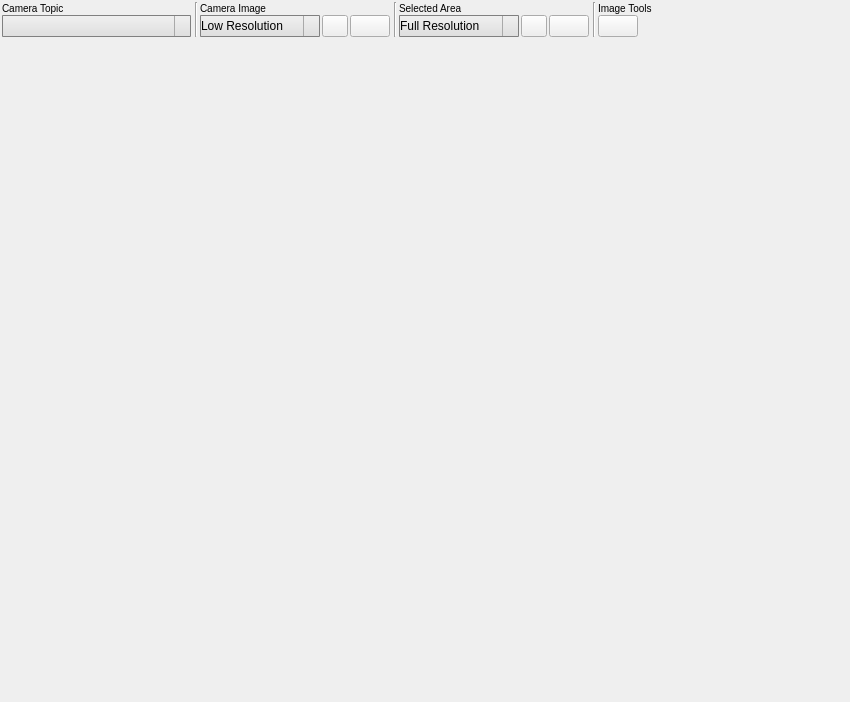
<?xml version="1.0" encoding="UTF-8"?>
<ui version="4.0">
 <class>CameraViewWidget</class>
 <widget class="QWidget" name="CameraViewWidget">
  <property name="geometry">
   <rect>
    <x>0</x>
    <y>0</y>
    <width>850</width>
    <height>702</height>
   </rect>
  </property>
  <property name="minimumSize">
   <size>
    <width>250</width>
    <height>0</height>
   </size>
  </property>
  <property name="maximumSize">
   <size>
    <width>16777215</width>
    <height>16777215</height>
   </size>
  </property>
  <property name="windowTitle">
   <string>CameraViewWidget</string>
  </property>
  <layout class="QVBoxLayout" name="verticalLayout_3">
   <property name="spacing">
    <number>0</number>
   </property>
   <property name="sizeConstraint">
    <enum>QLayout::SetMinAndMaxSize</enum>
   </property>
   <property name="margin">
    <number>0</number>
   </property>
   <item>
    <widget class="QWidget" name="widget_4" native="true">
     <property name="sizePolicy">
      <sizepolicy hsizetype="Expanding" vsizetype="Fixed">
       <horstretch>0</horstretch>
       <verstretch>0</verstretch>
      </sizepolicy>
     </property>
     <property name="maximumSize">
      <size>
       <width>16777215</width>
       <height>45</height>
      </size>
     </property>
     <layout class="QHBoxLayout" name="horizontalLayout_3">
      <property name="spacing">
       <number>2</number>
      </property>
      <property name="margin">
       <number>2</number>
      </property>
      <item>
       <widget class="QWidget" name="widget" native="true">
        <property name="sizePolicy">
         <sizepolicy hsizetype="Expanding" vsizetype="Expanding">
          <horstretch>0</horstretch>
          <verstretch>0</verstretch>
         </sizepolicy>
        </property>
        <layout class="QVBoxLayout" name="verticalLayout">
         <property name="spacing">
          <number>0</number>
         </property>
         <property name="leftMargin">
          <number>0</number>
         </property>
         <property name="topMargin">
          <number>0</number>
         </property>
         <property name="rightMargin">
          <number>2</number>
         </property>
         <property name="bottomMargin">
          <number>0</number>
         </property>
         <item>
          <widget class="QLabel" name="label">
           <property name="styleSheet">
            <string notr="true">
     font: bold &quot;Ubuntu&quot;;
     font-size: 10px;</string>
           </property>
           <property name="text">
            <string>Camera Topic</string>
           </property>
          </widget>
         </item>
         <item>
          <widget class="QWidget" name="widget_7" native="true">
           <layout class="QHBoxLayout" name="horizontalLayout_5">
            <property name="spacing">
             <number>0</number>
            </property>
            <property name="margin">
             <number>0</number>
            </property>
            <item>
             <widget class="QComboBox" name="camera">
              <property name="enabled">
               <bool>true</bool>
              </property>
              <property name="sizePolicy">
               <sizepolicy hsizetype="Expanding" vsizetype="Expanding">
                <horstretch>0</horstretch>
                <verstretch>0</verstretch>
               </sizepolicy>
              </property>
              <property name="minimumSize">
               <size>
                <width>100</width>
                <height>0</height>
               </size>
              </property>
              <property name="maximumSize">
               <size>
                <width>16777215</width>
                <height>26</height>
               </size>
              </property>
              <property name="font">
               <font>
                <pointsize>-1</pointsize>
                <weight>50</weight>
                <italic>false</italic>
                <bold>false</bold>
               </font>
              </property>
              <property name="focusPolicy">
               <enum>Qt::TabFocus</enum>
              </property>
              <property name="toolTip">
               <string>&lt;html&gt;&lt;head/&gt;&lt;body&gt;&lt;p&gt;Change the camera topic.&lt;/p&gt;&lt;/body&gt;&lt;/html&gt;</string>
              </property>
              <property name="styleSheet">
               <string notr="true"> QComboBox {
     border: 1px solid gray;
     border-radius: 1px;
     padding: 1px 18px 1px 0px;
     font: &quot;Ubuntu&quot;;
     font-size: 12px;
 }

 QComboBox:editable {
     background: white;
 }

 QComboBox:!editable, QComboBox::drop-down:editable {
      background: qlineargradient(spread:pad, x1:0, y1:0, x2:0, y2:1, stop:0 rgba(240, 240, 240, 255), stop:1 rgba(222, 222, 222, 255));
 }

 /* QComboBox gets the &quot;on&quot; state when the popup is open */
 QComboBox:!editable:on, QComboBox::drop-down:editable:on {
     background: qlineargradient(x1: 0, y1: 0, x2: 0, y2: 1,
                                 stop: 0 #D3D3D3, stop: 0.4 #D8D8D8,
                                 stop: 0.5 #DDDDDD, stop: 1.0 #E1E1E1);
 }

 QComboBox:on { /* shift the text when the popup opens */
     padding-top: 3px;
     padding-left: 4px;
 }

 QComboBox::drop-down {
     subcontrol-origin: padding;
     subcontrol-position: top right;
     width: 15px;

     border-left-width: 1px;
     border-left-color: darkgray;
     border-left-style: solid; /* just a single line */
     border-top-right-radius: 3px; /* same radius as the QComboBox */
     border-bottom-right-radius: 3px;
     background: qlineargradient(x1: 0, y1: 0, x2: 0, y2: 1,
                                  stop: 0 #E1E1E1, stop: 0.4 #DDDDDD,
                                  stop: 0.5 #D8D8D8, stop: 1.0 #D3D3D3);
 }

 QComboBox::down-arrow:on { /* shift the arrow when popup is open */
     top: 1px;
     left: 1px;
 }

 QComboBox QAbstractItemView {
     border: 2px solid darkgray;
     selection-background-color: lightgray;
 }</string>
              </property>
              <property name="insertPolicy">
               <enum>QComboBox::InsertAtTop</enum>
              </property>
             </widget>
            </item>
           </layout>
          </widget>
         </item>
        </layout>
       </widget>
      </item>
      <item>
       <widget class="Line" name="line">
        <property name="orientation">
         <enum>Qt::Vertical</enum>
        </property>
       </widget>
      </item>
      <item>
       <widget class="QWidget" name="widget_3" native="true">
        <property name="sizePolicy">
         <sizepolicy hsizetype="Expanding" vsizetype="Expanding">
          <horstretch>0</horstretch>
          <verstretch>0</verstretch>
         </sizepolicy>
        </property>
        <layout class="QVBoxLayout" name="verticalLayout_2">
         <property name="spacing">
          <number>0</number>
         </property>
         <property name="leftMargin">
          <number>0</number>
         </property>
         <property name="topMargin">
          <number>0</number>
         </property>
         <property name="rightMargin">
          <number>2</number>
         </property>
         <property name="bottomMargin">
          <number>0</number>
         </property>
         <item>
          <widget class="QLabel" name="label_2">
           <property name="styleSheet">
            <string notr="true">
     font: bold &quot;Ubuntu&quot;;
     font-size: 10px;</string>
           </property>
           <property name="text">
            <string>Camera Image</string>
           </property>
          </widget>
         </item>
         <item>
          <widget class="QWidget" name="widget_2" native="true">
           <layout class="QHBoxLayout" name="horizontalLayout">
            <property name="spacing">
             <number>2</number>
            </property>
            <property name="margin">
             <number>0</number>
            </property>
            <item>
             <widget class="QComboBox" name="feed_resolution">
              <property name="sizePolicy">
               <sizepolicy hsizetype="Expanding" vsizetype="Expanding">
                <horstretch>0</horstretch>
                <verstretch>0</verstretch>
               </sizepolicy>
              </property>
              <property name="maximumSize">
               <size>
                <width>120</width>
                <height>26</height>
               </size>
              </property>
              <property name="font">
               <font>
                <pointsize>-1</pointsize>
                <weight>50</weight>
                <italic>false</italic>
                <bold>false</bold>
               </font>
              </property>
              <property name="toolTip">
               <string>&lt;html&gt;&lt;head/&gt;&lt;body&gt;&lt;p&gt;Change the image resolution.&lt;/p&gt;&lt;/body&gt;&lt;/html&gt;</string>
              </property>
              <property name="styleSheet">
               <string notr="true"> QComboBox {
     border: 1px solid gray;
     border-radius: 1px;
     padding: 1px 18px 1px 0px;
     font: &quot;Ubuntu&quot;;
     font-size: 12px;
 }

 QComboBox:editable {
     background: white;
 }

 QComboBox:!editable, QComboBox::drop-down:editable {
      background: qlineargradient(spread:pad, x1:0, y1:0, x2:0, y2:1, stop:0 rgba(240, 240, 240, 255), stop:1 rgba(222, 222, 222, 255));
 }

 /* QComboBox gets the &quot;on&quot; state when the popup is open */
 QComboBox:!editable:on, QComboBox::drop-down:editable:on {
     background: qlineargradient(x1: 0, y1: 0, x2: 0, y2: 1,
                                 stop: 0 #D3D3D3, stop: 0.4 #D8D8D8,
                                 stop: 0.5 #DDDDDD, stop: 1.0 #E1E1E1);
 }

 QComboBox:on { /* shift the text when the popup opens */
     padding-top: 3px;
     padding-left: 4px;
 }

 QComboBox::drop-down {
     subcontrol-origin: padding;
     subcontrol-position: top right;
     width: 15px;

     border-left-width: 1px;
     border-left-color: darkgray;
     border-left-style: solid; /* just a single line */
     border-top-right-radius: 3px; /* same radius as the QComboBox */
     border-bottom-right-radius: 3px;
     background: qlineargradient(x1: 0, y1: 0, x2: 0, y2: 1,
                                  stop: 0 #E1E1E1, stop: 0.4 #DDDDDD,
                                  stop: 0.5 #D8D8D8, stop: 1.0 #D3D3D3);
 }

 QComboBox::down-arrow:on { /* shift the arrow when popup is open */
     top: 1px;
     left: 1px;
 }

 QComboBox QAbstractItemView {
     border: 2px solid darkgray;
     selection-background-color: lightgray;
 }</string>
              </property>
              <property name="currentIndex">
               <number>3</number>
              </property>
              <item>
               <property name="text">
                <string>Full Resolution</string>
               </property>
              </item>
              <item>
               <property name="text">
                <string>High Resolution</string>
               </property>
              </item>
              <item>
               <property name="text">
                <string>Medium Resolution</string>
               </property>
              </item>
              <item>
               <property name="text">
                <string>Low Resolution</string>
               </property>
              </item>
              <item>
               <property name="text">
                <string>Very Low Resolution</string>
               </property>
              </item>
             </widget>
            </item>
            <item>
             <widget class="QPushButton" name="get_camera_image">
              <property name="sizePolicy">
               <sizepolicy hsizetype="MinimumExpanding" vsizetype="Fixed">
                <horstretch>0</horstretch>
                <verstretch>0</verstretch>
               </sizepolicy>
              </property>
              <property name="minimumSize">
               <size>
                <width>0</width>
                <height>0</height>
               </size>
              </property>
              <property name="maximumSize">
               <size>
                <width>26</width>
                <height>26</height>
               </size>
              </property>
              <property name="focusPolicy">
               <enum>Qt::NoFocus</enum>
              </property>
              <property name="toolTip">
               <string>&lt;html&gt;&lt;head/&gt;&lt;body&gt;&lt;p&gt;Get single full image from the selected camera.&lt;/p&gt;&lt;/body&gt;&lt;/html&gt;</string>
              </property>
              <property name="styleSheet">
               <string notr="true"/>
              </property>
              <property name="text">
               <string/>
              </property>
              <property name="icon">
               <iconset>
                <normaloff>../../icons/get_image_step.png</normaloff>../../icons/get_image_step.png</iconset>
              </property>
              <property name="iconSize">
               <size>
                <width>22</width>
                <height>22</height>
               </size>
              </property>
              <property name="shortcut">
               <string>F</string>
              </property>
              <property name="flat">
               <bool>false</bool>
              </property>
             </widget>
            </item>
            <item>
             <widget class="QPushButton" name="get_camera_feed">
              <property name="minimumSize">
               <size>
                <width>0</width>
                <height>0</height>
               </size>
              </property>
              <property name="maximumSize">
               <size>
                <width>40</width>
                <height>26</height>
               </size>
              </property>
              <property name="focusPolicy">
               <enum>Qt::NoFocus</enum>
              </property>
              <property name="toolTip">
               <string>&lt;html&gt;&lt;head/&gt;&lt;body&gt;&lt;p&gt;Change video feed configuration.&lt;/p&gt;&lt;/body&gt;&lt;/html&gt;</string>
              </property>
              <property name="styleSheet">
               <string notr="true"/>
              </property>
              <property name="text">
               <string/>
              </property>
              <property name="icon">
               <iconset>
                <normaloff>../../icons/get_image_play.png</normaloff>../../icons/get_image_play.png</iconset>
              </property>
              <property name="iconSize">
               <size>
                <width>22</width>
                <height>22</height>
               </size>
              </property>
              <property name="flat">
               <bool>false</bool>
              </property>
             </widget>
            </item>
           </layout>
          </widget>
         </item>
        </layout>
       </widget>
      </item>
      <item>
       <widget class="Line" name="line_2">
        <property name="minimumSize">
         <size>
          <width>0</width>
          <height>0</height>
         </size>
        </property>
        <property name="orientation">
         <enum>Qt::Vertical</enum>
        </property>
       </widget>
      </item>
      <item>
       <widget class="QWidget" name="widget_6" native="true">
        <property name="sizePolicy">
         <sizepolicy hsizetype="Fixed" vsizetype="Expanding">
          <horstretch>0</horstretch>
          <verstretch>0</verstretch>
         </sizepolicy>
        </property>
        <layout class="QVBoxLayout" name="verticalLayout_4">
         <property name="spacing">
          <number>0</number>
         </property>
         <property name="leftMargin">
          <number>0</number>
         </property>
         <property name="topMargin">
          <number>0</number>
         </property>
         <property name="rightMargin">
          <number>2</number>
         </property>
         <property name="bottomMargin">
          <number>0</number>
         </property>
         <item>
          <widget class="QLabel" name="label_3">
           <property name="styleSheet">
            <string notr="true">
     font: bold &quot;Ubuntu&quot;;
     font-size: 10px;</string>
           </property>
           <property name="text">
            <string>Selected Area</string>
           </property>
          </widget>
         </item>
         <item>
          <widget class="QWidget" name="widget_5" native="true">
           <layout class="QHBoxLayout" name="horizontalLayout_4">
            <property name="spacing">
             <number>2</number>
            </property>
            <property name="margin">
             <number>0</number>
            </property>
            <item>
             <widget class="QComboBox" name="selected_resolution">
              <property name="sizePolicy">
               <sizepolicy hsizetype="Expanding" vsizetype="Expanding">
                <horstretch>0</horstretch>
                <verstretch>0</verstretch>
               </sizepolicy>
              </property>
              <property name="maximumSize">
               <size>
                <width>120</width>
                <height>26</height>
               </size>
              </property>
              <property name="styleSheet">
               <string notr="true"> QComboBox {
     border: 1px solid gray;
     border-radius: 1px;
     padding: 1px 18px 1px 0px;
     font: &quot;Ubuntu&quot;;
     font-size: 12px;
 }

 QComboBox:editable {
     background: white;
 }

 QComboBox:!editable, QComboBox::drop-down:editable {
      background: qlineargradient(spread:pad, x1:0, y1:0, x2:0, y2:1, stop:0 rgba(240, 240, 240, 255), stop:1 rgba(222, 222, 222, 255));
 }

 /* QComboBox gets the &quot;on&quot; state when the popup is open */
 QComboBox:!editable:on, QComboBox::drop-down:editable:on {
     background: qlineargradient(x1: 0, y1: 0, x2: 0, y2: 1,
                                 stop: 0 #D3D3D3, stop: 0.4 #D8D8D8,
                                 stop: 0.5 #DDDDDD, stop: 1.0 #E1E1E1);
 }

 QComboBox:on { /* shift the text when the popup opens */
     padding-top: 3px;
     padding-left: 4px;
 }

 QComboBox::drop-down {
     subcontrol-origin: padding;
     subcontrol-position: top right;
     width: 15px;

     border-left-width: 1px;
     border-left-color: darkgray;
     border-left-style: solid; /* just a single line */
     border-top-right-radius: 3px; /* same radius as the QComboBox */
     border-bottom-right-radius: 3px;
     background: qlineargradient(x1: 0, y1: 0, x2: 0, y2: 1,
                                  stop: 0 #E1E1E1, stop: 0.4 #DDDDDD,
                                  stop: 0.5 #D8D8D8, stop: 1.0 #D3D3D3);
 }

 QComboBox::down-arrow:on { /* shift the arrow when popup is open */
     top: 1px;
     left: 1px;
 }

 QComboBox QAbstractItemView {
     border: 2px solid darkgray;
     selection-background-color: lightgray;
 }</string>
              </property>
              <item>
               <property name="text">
                <string>Full Resolution</string>
               </property>
              </item>
              <item>
               <property name="text">
                <string>High Resolution</string>
               </property>
              </item>
              <item>
               <property name="text">
                <string>Medium Resolution</string>
               </property>
              </item>
              <item>
               <property name="text">
                <string>Low Resolution</string>
               </property>
              </item>
              <item>
               <property name="text">
                <string>Very Low Resolution</string>
               </property>
              </item>
             </widget>
            </item>
            <item>
             <widget class="QPushButton" name="get_area_image">
              <property name="maximumSize">
               <size>
                <width>26</width>
                <height>26</height>
               </size>
              </property>
              <property name="focusPolicy">
               <enum>Qt::NoFocus</enum>
              </property>
              <property name="styleSheet">
               <string notr="true"/>
              </property>
              <property name="text">
               <string/>
              </property>
              <property name="icon">
               <iconset>
                <normaloff>../../icons/mg_step.png</normaloff>../../icons/mg_step.png</iconset>
              </property>
              <property name="iconSize">
               <size>
                <width>22</width>
                <height>22</height>
               </size>
              </property>
              <property name="shortcut">
               <string>S</string>
              </property>
             </widget>
            </item>
            <item>
             <widget class="QPushButton" name="get_area_feed">
              <property name="maximumSize">
               <size>
                <width>40</width>
                <height>26</height>
               </size>
              </property>
              <property name="focusPolicy">
               <enum>Qt::NoFocus</enum>
              </property>
              <property name="styleSheet">
               <string notr="true"/>
              </property>
              <property name="text">
               <string/>
              </property>
              <property name="icon">
               <iconset>
                <normaloff>../../icons/mg_play.png</normaloff>../../icons/mg_play.png</iconset>
              </property>
              <property name="iconSize">
               <size>
                <width>22</width>
                <height>22</height>
               </size>
              </property>
             </widget>
            </item>
           </layout>
          </widget>
         </item>
        </layout>
       </widget>
      </item>
      <item>
       <widget class="Line" name="line_3">
        <property name="orientation">
         <enum>Qt::Vertical</enum>
        </property>
       </widget>
      </item>
      <item>
       <widget class="QWidget" name="widget_8" native="true">
        <property name="sizePolicy">
         <sizepolicy hsizetype="Fixed" vsizetype="Expanding">
          <horstretch>0</horstretch>
          <verstretch>0</verstretch>
         </sizepolicy>
        </property>
        <layout class="QVBoxLayout" name="verticalLayout_5">
         <property name="spacing">
          <number>0</number>
         </property>
         <property name="margin">
          <number>0</number>
         </property>
         <item>
          <widget class="QLabel" name="label_4">
           <property name="styleSheet">
            <string notr="true">
     font: bold &quot;Ubuntu&quot;;
     font-size: 10px;</string>
           </property>
           <property name="text">
            <string>Image Tools</string>
           </property>
          </widget>
         </item>
         <item>
          <widget class="QWidget" name="widget_9" native="true">
           <property name="sizePolicy">
            <sizepolicy hsizetype="Expanding" vsizetype="Expanding">
             <horstretch>0</horstretch>
             <verstretch>0</verstretch>
            </sizepolicy>
           </property>
           <layout class="QHBoxLayout" name="horizontalLayout_2">
            <property name="spacing">
             <number>0</number>
            </property>
            <property name="margin">
             <number>0</number>
            </property>
            <item>
             <widget class="QPushButton" name="image_transparency">
              <property name="minimumSize">
               <size>
                <width>0</width>
                <height>0</height>
               </size>
              </property>
              <property name="maximumSize">
               <size>
                <width>40</width>
                <height>26</height>
               </size>
              </property>
              <property name="styleSheet">
               <string notr="true"/>
              </property>
              <property name="text">
               <string/>
              </property>
              <property name="icon">
               <iconset>
                <normaloff>../../icons/image_transparency.png</normaloff>../../icons/image_transparency.png</iconset>
              </property>
              <property name="iconSize">
               <size>
                <width>22</width>
                <height>22</height>
               </size>
              </property>
             </widget>
            </item>
            <item>
             <spacer name="horizontalSpacer_2">
              <property name="orientation">
               <enum>Qt::Horizontal</enum>
              </property>
              <property name="sizeType">
               <enum>QSizePolicy::Fixed</enum>
              </property>
              <property name="sizeHint" stdset="0">
               <size>
                <width>20</width>
                <height>20</height>
               </size>
              </property>
             </spacer>
            </item>
           </layout>
          </widget>
         </item>
        </layout>
       </widget>
      </item>
      <item>
       <spacer name="horizontalSpacer">
        <property name="orientation">
         <enum>Qt::Horizontal</enum>
        </property>
        <property name="sizeHint" stdset="0">
         <size>
          <width>80</width>
          <height>20</height>
         </size>
        </property>
       </spacer>
      </item>
     </layout>
    </widget>
   </item>
   <item>
    <widget class="QWidget" name="camera_view_" native="true">
     <property name="sizePolicy">
      <sizepolicy hsizetype="Expanding" vsizetype="Expanding">
       <horstretch>0</horstretch>
       <verstretch>0</verstretch>
      </sizepolicy>
     </property>
     <property name="mouseTracking">
      <bool>false</bool>
     </property>
     <property name="autoFillBackground">
      <bool>false</bool>
     </property>
     <property name="styleSheet">
      <string notr="true"/>
     </property>
    </widget>
   </item>
  </layout>
 </widget>
 <layoutdefault spacing="6" margin="11"/>
 <resources/>
 <connections/>
 <slots>
  <slot>alterDisplay(int)</slot>
  <slot>setFeedToSingleImage()</slot>
  <slot>setAreaToSingleImage()</slot>
 </slots>
</ui>
